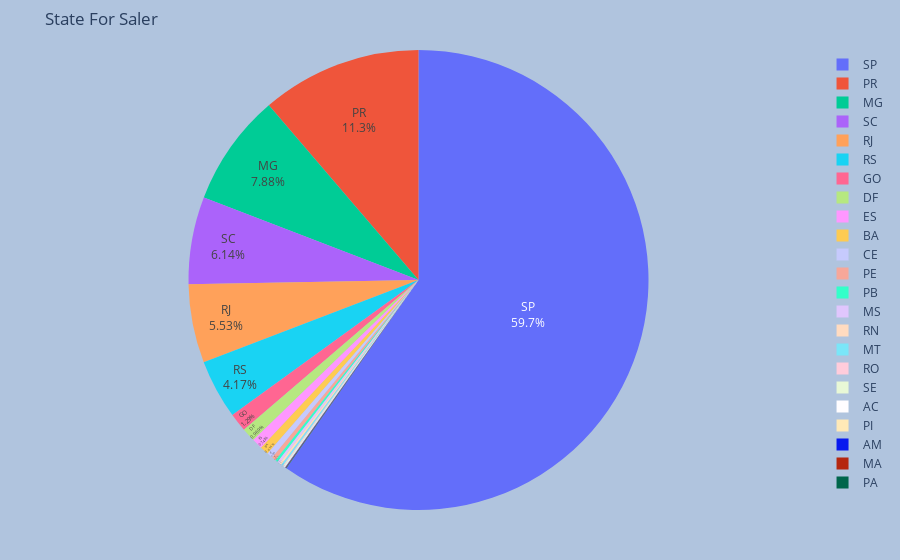

The code cell stored with this chart in its notebook:
### Code cell
# composisi jenis pembayaran
fig=px.pie(seller_con,names=seller_con.state.unique(),values=seller_con.count_seller)
fig.update_traces(textposition='inside', textinfo='percent+label')
fig.update_layout(
    margin=dict(l=30, r=50, t=50, b=50),
    paper_bgcolor="LightSteelBlue",title="State For Saler",
)
fig.show()

### Figure 1 — Plotly figure (JSON) as saved in the notebook; plotly's stock layout.template omitted (floating-point values rounded to 4 significant figures)
{"data": [{"domain": {"x": [0, 1], "y": [0, 1]}, "hovertemplate": "label=%{label}<br>count_seller=%{value}<extra></extra>", "labels": ["SP", "PR", "MG", "SC", "RJ", "RS", "GO", "DF", "ES", "BA", "CE", "PE", "PB", "MS", "RN", "MT", "RO", "SE", "AC", "PI", "AM", "MA", "PA"], "legendgroup": "", "name": "", "showlegend": true, "textinfo": "percent+label", "textposition": "inside", "type": "pie", "values": [1849, 349, 244, 190, 171, 129, 40, 30, 23, 19, 13, 9, 6, 5, 5, 4, 2, 2, 1, 1, 1, 1, 1]}], "layout": {"legend": {"tracegroupgap": 0}, "margin": {"b": 50, "l": 30, "r": 50, "t": 50}, "paper_bgcolor": "LightSteelBlue", "title": {"text": "State For Saler"}}}
